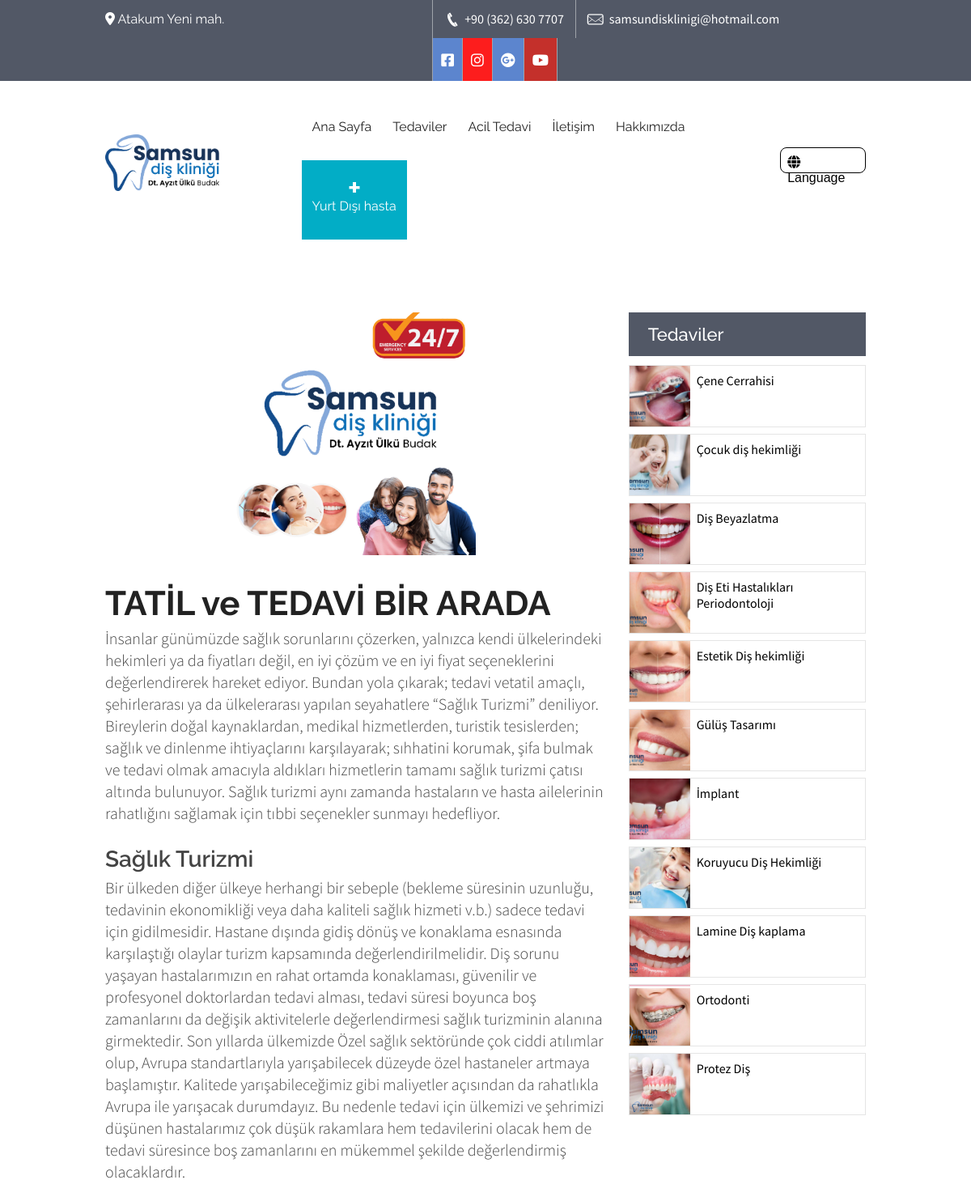
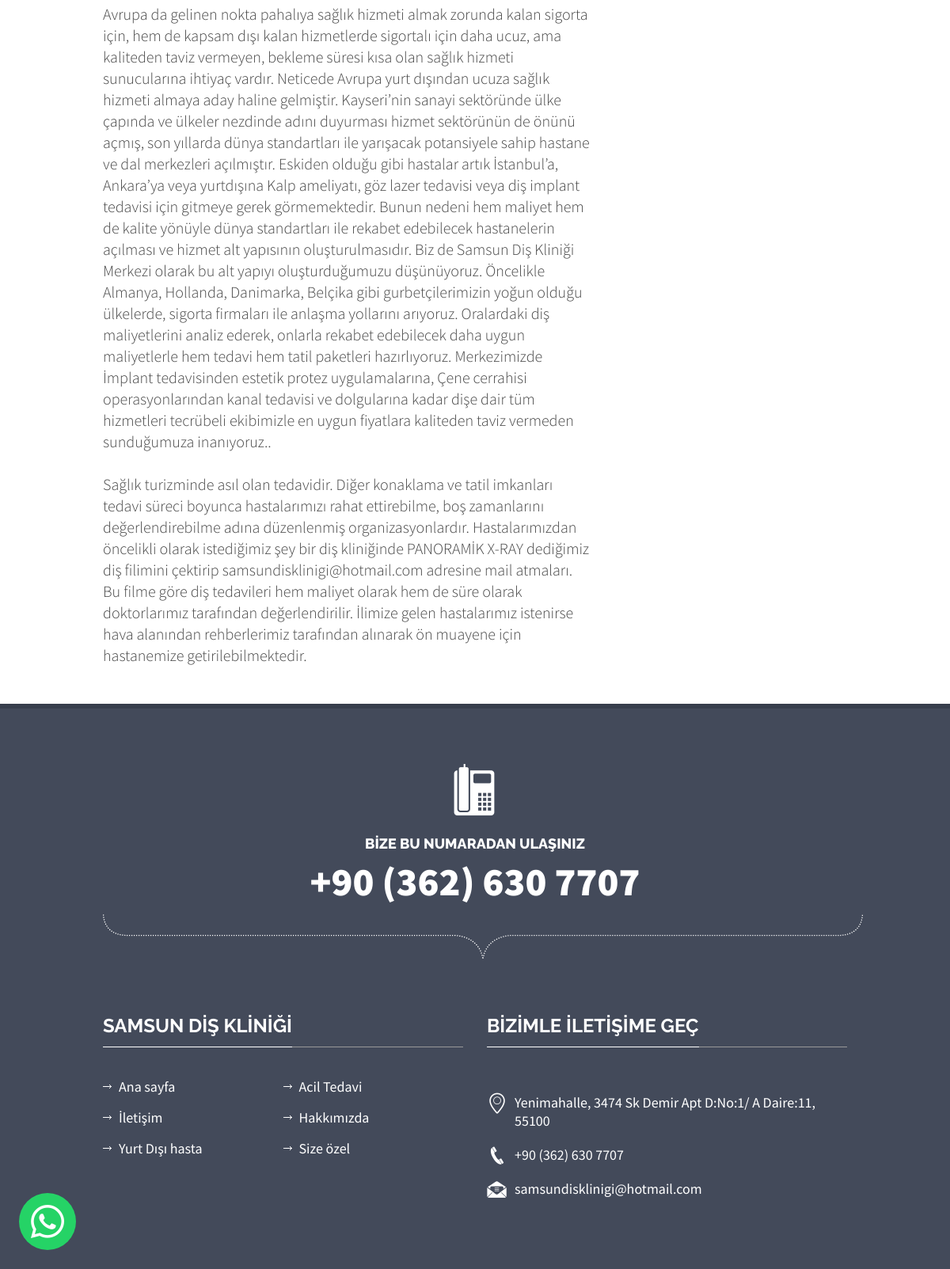
The app's page /yurt-disi-hasta/ with its own data (2 pictures, top to bottom).
### clinic/models.py (models this page shows, shortened)
class Media(models.Model):
    name = models.CharField(max_length=25)
    icon_markdown = models.CharField(max_length=250)
    hex_icon_color = models.CharField(max_length=10,default="#5c85ce")
    link = models.TextField()

class CustomPage(models.Model):
    menu_name = models.CharField(max_length=50)
    title = models.CharField(max_length=50)
    slug = models.SlugField(max_length=250,unique=True)
    content = models.TextField()
    image = models.ImageField(upload_to='custom_pages/images')
    show_image = models.BooleanField(default=True)
    banner = models.ImageField(upload_to='custom_pages/banners',null=True,blank=True)
    show_banner = models.BooleanField(default=False)
    show_services_sidebar = models.BooleanField(default=True)
    show_in_header = models.BooleanField()
    show_in_footer = models.BooleanField()
    def get_absolute_url(self):
        return reverse('clinic:custom_page',args=[
            self.slug
        ])

class Service(models.Model):
    title = models.CharField(max_length=50)
    slug = models.SlugField(max_length=250,unique=True,null=True,blank=True)
    content = models.TextField()
    image = models.ImageField(upload_to='service')
    icon = models.ImageField(upload_to='service_icons',blank=True,null=True)
    def get_absolute_url(self):
        return reverse('clinic:service_detail',args=[
            self.slug
        ])

### clinic/views.py (the view)
# urls.py: path('<str:slug>/',views.custom_page,name='custom_page'),
def custom_page(request,slug):
	page = CustomPage.objects.get(slug=slug)
	return render(request,'clinic/custom_page.html',{
		'page':page
	})

### clinic/templatetags/clinic_tags.py (called while the page is built)
@register.filter(name='markdown')
def markdown_format(text):
	return mark_safe(markdown.markdown(text))

@register.filter(name='get_const')
def get_const(const_name):
	return consts.__dict__.get(const_name,None)

@register.inclusion_tag('clinic/component/header_pages.html')
def show_header_pages(page):
	pages = CustomPage.objects.all().filter(show_in_header=True)
	return {
		'header_pages':pages,
		'current_page':page
	}

@register.inclusion_tag('clinic/component/header_services.html')
def show_header_services():
	services = Service.objects.all()
	return {
		'services':services
	}

@register.inclusion_tag('clinic/component/footer_pages.html')
def show_footer_pages():
	pages = CustomPage.objects.all().filter(show_in_footer=True)
	return {
		'footer_pages': pages,
	}

@register.inclusion_tag('clinic/component/services_sidebar.html')
def show_services_sidebar(services=None):
	if not services:
		services = Service.objects.all()
	return {
		'services':services,
	}

@register.inclusion_tag('clinic/component/media.html')
def show_media():
	media = Media.objects.all()
	return {
		'media':media
	}

### templates/clinic/custom_page.html (shortened to what this page needs)
{% extends '../origin/base.html' %}
{% load static %}
{% load clinic_tags %}
{% block content %}
<div class="content">
   <div {% if not page.show_banner and not page.show_services_sidebar %}style="padding-top: 0"{% endif %} class="news-posts">
      <div class="container" style="margin-bottom: 1em;">
         <div class="row">
            <div class="col-md-{% if page.show_services_sidebar %}8{% else %}12{% endif %}">
               <div class="news-detail">
                  {% if page.show_image %}
                     <img style="height: 300px; object-fit: contain;" src="{{ page.image.url }}" alt="">
                  {% endif %}
                  <div class="detail">
                     <h3>{{ page.title|markdown }}</h3>
                     <p>
                        {{ page.content|markdown }}
                     </p>
                  </div>
               </div>
            </div>
            {% if page.show_services_sidebar %}
               {% show_services_sidebar %}
            {% endif %}
         </div>
      </div>
   </div>
</div>
{% endblock %}

### templates/clinic/component/media.html
{% load clinic_tags %}
<ul  class="social-icons">
	{% for media in media %}
		<li><a style="background: {{media.hex_icon_color}}" href="{{media.link}}" class="fb">{{media.icon_markdown|markdown}}</a></li>
	{% endfor %}
</ul>

### templates/clinic/component/header_pages.html
{% for page in header_pages %}
   <li class="{% if current_page.id == page.id and page %}item-select{% endif %}">
      <a href="{{ page.get_absolute_url }}">{{ page.menu_name }}</a>
   </li>
{% endfor %}

### templates/clinic/component/services_sidebar.html (shortened to what this page needs)
<div class="col-md-4">
   <div class="recent-posts">
      <h6 class="bar-title" style="margin-bottom: 0.5em">Tedaviler</h6>
      {% if services %}
         {% for service in services %}
            <div style="display: flex;margin-bottom: 0.5em; border: 1px solid rgba(0,0,0,0.1)">
               <a style="display: block;" href="{{ service.get_absolute_url }}"><img style="height: 75px; max-width: 75px; object-fit: cover;" src="{{ service.image.url }}" alt="service image"></a>
               <a style="padding: 0.5em;display: block; color: black !important; width: calc(100% - 75px)" href="{{ service.get_absolute_url }}" class="title">{{ service.title }}</a>
            </div>
         {% endfor %}
      {% else %}
         <p style="margin-top:1em">Şuanda mevcut tedavi yok :(</p>
      {% endif %}
   </div>
</div>

### templates/clinic/component/footer_pages.html
{% for page in footer_pages %}
	<li><a style="white-space: nowrap;" href="{{page.get_absolute_url}}">{{page.menu_name}}</a></li>
{% endfor %}

### static/css/medical-guide.css (style rules this page uses)
body { background:#fff; font-family: 'Source Sans Pro', sans-serif; color:#444444; }
* { margin:0px; padding:0px; }
h2 { font-weight: 700; font-size:42px; font-family: 'Raleway', sans-serif; color:#222222; }
h3 { text-transform:uppercase; font-weight: 300; font-size:32px; font-family: 'Raleway', sans-serif; }
h4 { font-weight: 600; font-size:28px; font-family: 'Raleway', sans-serif; }
h6 { font-weight: 600; font-size:22px; font-family: 'Raleway', sans-serif; }
p { font-family: 'Source Sans Pro', sans-serif; font-weight:300; font-size:20px; line-height: 27px; }
a { text-decoration:none; }
li { list-style:none; }
a { transition: background-color 0.5s ease; }
img { width:100%; }
.top-bar .get-touch ul { float:left; }
.top-bar .get-touch li { float:left; border-left: solid 1px #9fa3aa; }
.top-bar .get-touch li:last-child { border-right: none; }
.top-bar .social-icons li:last-child { border-right: solid 1px #9fa3aa; }
.top-bar .get-touch li a { color: #fff; padding: 13px 14px; float: left; }
.top-bar .get-touch li i { font-size:18px; }
.top-bar .get-touch .social-icons { float:left; }
.top-bar .get-touch .social-icons li a { padding:13px 10px; }
.header .nav li { float:left; padding: 11px 0; }
.header .nav li a { color:#333; font-family: 'Raleway', sans-serif; font-size: 16px; padding:12px 24px !important; }
.header .nav li.item-select { color: #fff; border-radius: 5px; padding: 11px 0; }
.header .nav li.item-select a { color: #fff; padding:10px 24px; }
.header2 .nav li a { padding: 42px 20px 28px 20px; }
.header2 .nav li.item-select { border-radius: 0; padding:46px 0 32px 0; }
.header2 .nav li.item-select a { color: #fff; padding: 46px 20px 32px 20px; }
.header2 .nav li { background: none; border-radius: 0; padding:46px 0 32px 0; }
.header2 .nav li a { color: #222; padding: 46px 20px 32px 20px; }
.content { margin:0 0 0 0; }
.main-footer .useful-links ul li { background: url(../images/links-arrow-light.png) no-repeat 0 9px; margin: 0 0 16px 0; float: left; width: 50%; }
.main-footer .useful-links ul li a { color: #fff; margin: 0 0 0 20px; font-size: 18px; }
.news-posts { padding:90px 0 0 0; }
.news-posts h6.bar-title { background: #525866; font-weight: 500; color: #fff; padding: 14px 24px; display: block; }
.news-posts .news-detail { margin: 0 0 0 0; }
.news-posts .news-detail .detail { margin:35px 0 0 0; }
.news-posts .news-detail .detail h3 { color: #222222; font-weight: 600; text-transform: none; margin: 12px 0 0 0; }
.news-posts .news-detail .detail p { margin:5px 0 0 0; }
ul.resp-tabs-list, p { margin: 0px;padding: 0px; }

### static/css/default-color.css (style rules this page uses)
.header .nav li.item-select { background: #02adc6; }
.header2 .nav li.item-select { background: #02adc6 url(../images/navi-plus.png) no-repeat 50% 32%; }

### static/css/dropmenu.css (style rules this page uses)
ul.wtf-menu li { display: block; position: relative; }

### static/css/custom.css (style rules this page uses)
body { top: 0px !important; }

### records on screen
CustomPage: menu_name "Acil Tedavi"
CustomPage: menu_name "İletişim"
CustomPage: menu_name "Hakkımızda"
CustomPage: menu_name "Yurt Dışı hasta", image (picture), title "TATİL ve TEDAVİ BİR ARADA", content "İnsanlar günümüzde sağlık sorunlarını çözerken, yalnızca kendi ülkelerindeki hekimleri ya da fiyatları değil, en iyi çözüm ve en iyi fiyat seçeneklerini değerlendirerek hareket ediyor. Bundan yola çıkarak; tedavi vetatil amaçlı, şehirlerarası ya da ülkelerarası yapılan seyahatlere “Sağlık Turizmi” deniliyor. Bireylerin doğal kaynaklardan, medikal hizmetlerden, turistik tesislerden; sağlık ve dinlenme ihtiyaçlarını karşılayarak; sıhhatini korumak, şifa bulmak ve tedavi olmak amacıyla aldıkları hizmetlerin tamamı sağlık turizmi çatısı altında bulunuyor. Sağlık turizmi aynı zamanda hastaların ve hasta ailelerinin rahatlığını sağlamak için tıbbi seçenekler sunmayı hedefliyor. Sağlık Turizmi Bir…"
Service: image (picture), title "Çene Cerrahisi"
Service: image (picture), title "Çocuk diş hekimliği"
Service: image (picture), title "Diş Beyazlatma"
Service: image (picture), title "Diş Eti Hastalıkları Periodontoloji"
Service: image (picture), title "Estetik Diş hekimliği"
Service: image (picture), title "Gülüş Tasarımı"
Service: image (picture), title "İmplant"
Service: image (picture), title "Koruyucu Diş Hekimliği"
Service: image (picture), title "Lamine Diş kaplama"
Service: image (picture), title "Ortodonti"
Service: image (picture), title "Protez Diş"
CustomPage: menu_name "Size özel"

### other values on screen
{{ 'PHONE_REPR'|get_const }} "+90 (362) 630 7707"
{{ 'MAIL'|get_const }} "samsundisklinigi@hotmail.com"
{{ 'ADDRESS'|get_const }} "Yenimahalle, 3474 Sk Demir Apt D:No:1/ A Daire:11, 55100"
